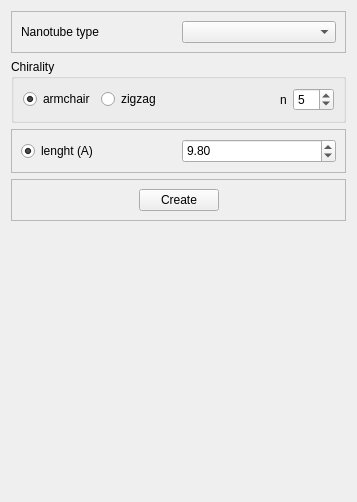
                  <widget class="QWidget" name="tab_38">
                   <attribute name="title">
                    <string>Bi element</string>
                   </attribute>
                   <layout class="QVBoxLayout" name="verticalLayout_96">
                    <item>
                     <widget class="QFrame" name="frame_116">
                      <property name="frameShape">
                       <enum>QFrame::StyledPanel</enum>
                      </property>
                      <property name="frameShadow">
                       <enum>QFrame::Raised</enum>
                      </property>
                      <layout class="QHBoxLayout" name="horizontalLayout_118">
                       <item>
                        <widget class="QLabel" name="label_88">
                         <property name="text">
                          <string>Nanotube type</string>
                         </property>
                        </widget>
                       </item>
                       <item>
                        <widget class="QComboBox" name="FormNanotypeTypeSelector"/>
                       </item>
                      </layout>
                     </widget>
                    </item>
                    <item>
                     <widget class="QGroupBox" name="groupBox_31">
                      <property name="minimumSize">
                       <size>
                        <width>0</width>
                        <height>0</height>
                       </size>
                      </property>
                      <property name="title">
                       <string>Chirality</string>
                      </property>
                      <layout class="QHBoxLayout" name="horizontalLayout_121">
                       <item>
                        <widget class="QRadioButton" name="FormBiElementRadioArm">
                         <property name="text">
                          <string>armchair</string>
                         </property>
                         <property name="checked">
                          <bool>true</bool>
                         </property>
                        </widget>
                       </item>
                       <item>
                        <widget class="QRadioButton" name="radioButton_3">
                         <property name="text">
                          <string>zigzag</string>
                         </property>
                        </widget>
                       </item>
                       <item>
                        <spacer name="horizontalSpacer_80">
                         <property name="orientation">
                          <enum>Qt::Horizontal</enum>
                         </property>
                         <property name="sizeHint" stdset="0">
                          <size>
                           <width>40</width>
                           <height>20</height>
                          </size>
                         </property>
                        </spacer>
                       </item>
                       <item>
                        <widget class="QLabel" name="label_89">
                         <property name="text">
                          <string>n</string>
                         </property>
                        </widget>
                       </item>
                       <item>
                        <widget class="QSpinBox" name="FormBiElementN">
                         <property name="minimum">
                          <number>1</number>
                         </property>
                         <property name="value">
                          <number>5</number>
                         </property>
                        </widget>
                       </item>
                      </layout>
                     </widget>
                    </item>
                    <item>
                     <widget class="QFrame" name="frame_117">
                      <property name="frameShape">
                       <enum>QFrame::StyledPanel</enum>
                      </property>
                      <property name="frameShadow">
                       <enum>QFrame::Raised</enum>
                      </property>
                      <layout class="QHBoxLayout" name="horizontalLayout_119">
                       <item>
                        <widget class="QRadioButton" name="FormActionsPreRadioSWNTuselen_2">
                         <property name="text">
                          <string>lenght (A)</string>
                         </property>
                         <property name="checked">
                          <bool>true</bool>
                         </property>
                        </widget>
                       </item>
                       <item>
                        <widget class="QDoubleSpinBox" name="FormBiElementLen">
                         <property name="minimumSize">
                          <size>
                           <width>0</width>
                           <height>24</height>
                          </size>
                         </property>
                         <property name="maximumSize">
                          <size>
                           <width>16777215</width>
                           <height>24</height>
                          </size>
                         </property>
                         <property name="locale">
                          <locale language="English" country="UnitedStates"/>
                         </property>
                         <property name="singleStep">
                          <double>0.500000000000000</double>
                         </property>
                         <property name="value">
                          <double>9.800000000000001</double>
                         </property>
                        </widget>
                       </item>
                      </layout>
                     </widget>
                    </item>
                    <item>
                     <widget class="QFrame" name="frame_118">
                      <property name="frameShape">
                       <enum>QFrame::StyledPanel</enum>
                      </property>
                      <property name="frameShadow">
                       <enum>QFrame::Raised</enum>
                      </property>
                      <layout class="QHBoxLayout" name="horizontalLayout_120">
                       <item>
                        <spacer name="horizontalSpacer_78">
                         <property name="orientation">
                          <enum>Qt::Horizontal</enum>
                         </property>
                         <property name="sizeHint" stdset="0">
                          <size>
                           <width>118</width>
                           <height>20</height>
                          </size>
                         </property>
                        </spacer>
                       </item>
                       <item>
                        <widget class="QPushButton" name="FormActionsPreButBiElementGenerate">
                         <property name="enabled">
                          <bool>true</bool>
                         </property>
                         <property name="text">
                          <string>Create</string>
                         </property>
                        </widget>
                       </item>
                       <item>
                        <spacer name="horizontalSpacer_79">
                         <property name="orientation">
                          <enum>Qt::Horizontal</enum>
                         </property>
                         <property name="sizeHint" stdset="0">
                          <size>
                           <width>117</width>
                           <height>20</height>
                          </size>
                         </property>
                        </spacer>
                       </item>
                      </layout>
                     </widget>
                    </item>
                    <item>
                     <spacer name="verticalSpacer_29">
                      <property name="orientation">
                       <enum>Qt::Vertical</enum>
                      </property>
                      <property name="sizeHint" stdset="0">
                       <size>
                        <width>20</width>
                        <height>270</height>
                       </size>
                      </property>
                     </spacer>
                    </item>
                   </layout>
                  </widget>
